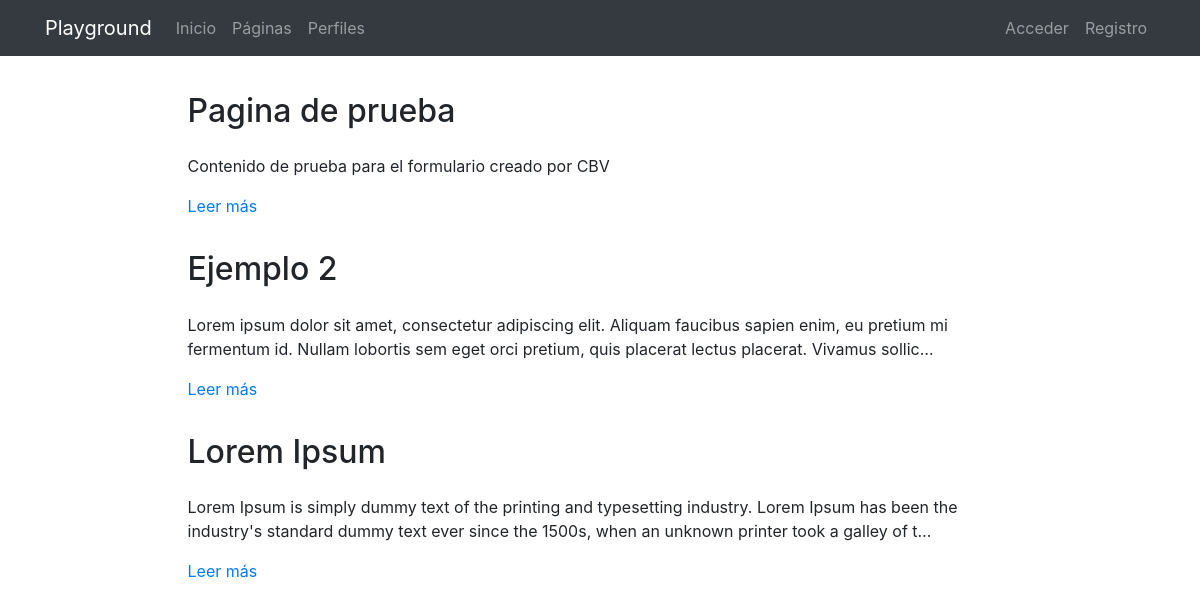
The page /pages/ on the database its author committed.
### pages/models.py (models this page shows, shortened)
class Page(models.Model):
    title = models.CharField(verbose_name="Título", max_length=200)
    content = RichTextField(verbose_name="Contenido")
    order = models.SmallIntegerField(verbose_name="Orden", default=0)
    created = models.DateTimeField(auto_now_add=True, verbose_name="Fecha de creación")
    updated = models.DateTimeField(auto_now=True, verbose_name="Fecha de edición")
    class Meta:
        verbose_name = "página"
        verbose_name_plural = "páginas"
        ordering = ['order', 'title']

### pages/views.py (the view)
# urls.py: path('',PagesListView.as_view() , name='pages'),
class PagesListView(ListView):
    model = Page

### pages/templates/pages/page_list.html (shortened to what this page needs)
{% extends 'core/base.html' %}
{% load static %}
{% block content %}
{% include 'pages/includes/pages_menu.html' %}
<main role="main">
  <div class="container mb-4">
    {% for page in page_list|dictsort:"id" reversed %}
      <div class="row mt-3">
        <div class="col-md-9 mx-auto">
          <h2 class="mb-4">{{page.title}}</h2>
          <div>
            <p>{{page.content|striptags|safe|truncatechars:"200"}}</p>
            <p><a href="{% url 'pages:page' page.id page.title|slugify %}">Leer más</a>
            </p>
          </div>
        </div>
      </div>
    {% endfor %}
  </div>
</main>
{% endblock %}

### core/static/core/css/main.css (style rules this page uses)
main { padding-top: 20px; }
:root { --jumbotron-padding-y: 3rem; }

### rows shown on the page
Page: title "Pagina de prueba", content "Contenido de prueba para el formulario creado por CBV"
Page: title "Ejemplo 2", content "Lorem ipsum dolor sit amet, consectetur adipiscing elit. Aliquam faucibus sapien enim, eu pretium mi fermentum id. Nullam lobortis sem eget orci pretium, quis placerat lectus placerat. Vivamus sollic…"
Page: title "Lorem Ipsum", content "Lorem Ipsum is simply dummy text of the printing and typesetting industry. Lorem Ipsum has been the industry's standard dummy text ever since the 1500s, when an unknown printer took a galley of t…"
